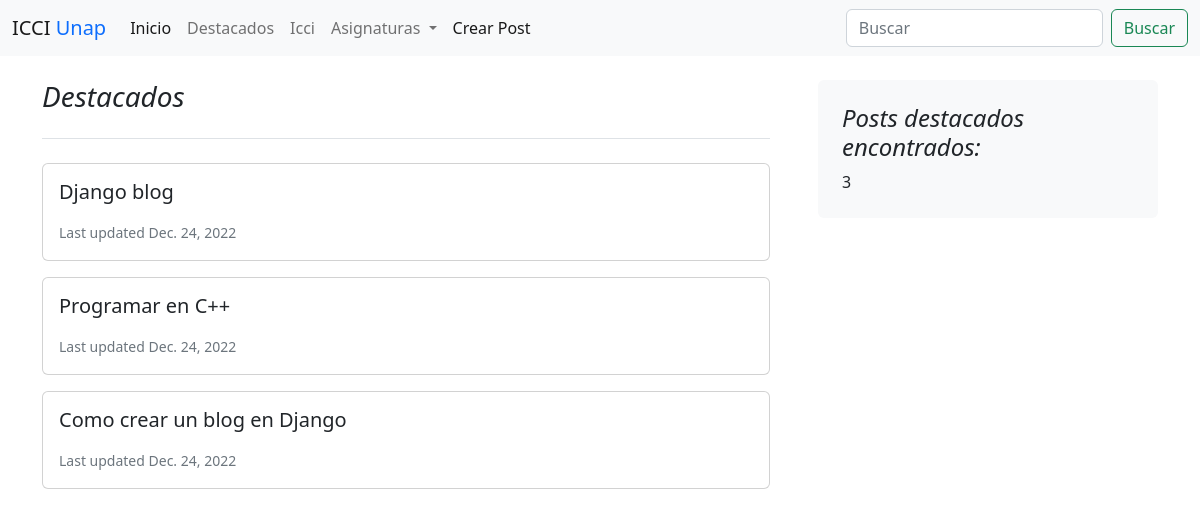
The app's page /featured/, older data.
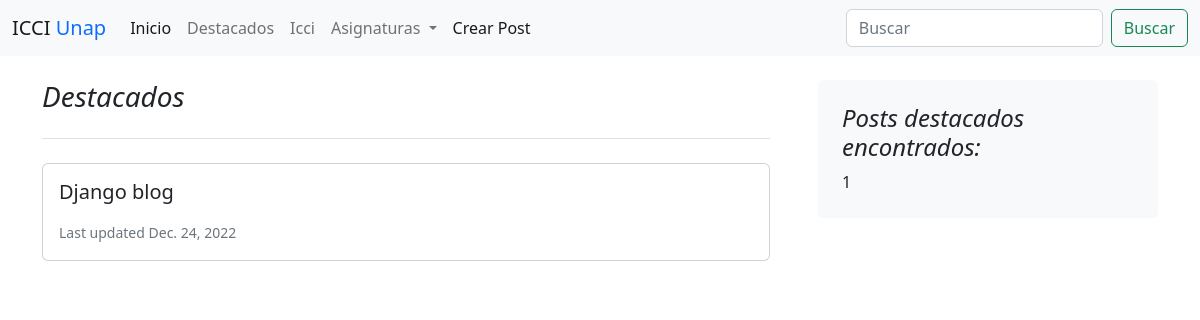
The same page, newer data.
### blogs/models.py (models this page shows, shortened)
class Post(models.Model):
    title=models.CharField(max_length=255)
    date_created=models.DateTimeField(auto_now_add=True)
    content=models.TextField()
    author=models.ForeignKey(settings.AUTH_USER_MODEL, on_delete=models.PROTECT)
    categories=models.ManyToManyField('Category')   #un post puede tener varias categorias y una categoria puede tener muchos post=ManyToManyField
    featured=models.BooleanField(default=False)
    pub_date = models.DateTimeField(default=timezone.now)
    class Meta:
        ordering=["-date_created"]

### blogs/views.py (the view)
# urls.py: path('featured/', views.FeaturedListView.as_view(), name='featured'),
class FeaturedListView(generic.ListView):
    model = Post
    template_name = 'blogs/results.html'
    def get_queryset(self):
        query = Post.objects.filter(featured=True).filter(
            pub_date__lte=timezone.now()
        )
        return query
    def get_context_data(self, **kwargs):
        context = super().get_context_data(**kwargs)
        context['categories'] = Category.objects.all()
        return context

### blogs/templates/blogs/results.html (shortened to what this page needs)
{% extends 'base.html' %}
{% block content %}
<div class="container-xxl bd-gutter mt-3 my-md-4 bd-layout">
    <main class="container">
        <div class="row g-5">
            <div class="col-md-8">
                <h3 class="pb-4 mb-4 fst-italic border-bottom">
                    Destacados
                </h3>
                {% for post in post_list %}
                <div class="card mb-3">
                    <div class="card-body">
                        <h5 class="card-title">{{ post.title }}</h5>
                        <p class="card-text"><small class="text-muted">Last updated {{ post.pub_date.date }}</small></p>
                    </div>
                </div>
                {% endfor %}
            </div>
            <div class="col-md-4">
                <div class="position-sticky" style="top: 2rem;">
                    <div class="p-4 mb-3 bg-light rounded">
                        <h4 class="fst-italic">Posts destacados encontrados:</h4>
                        <p class="mb-0">{{post_list|length}}</p>
                    </div>
                </div>
            </div>
        </div>
    </main>
</div>
{% endblock  %}

Row changes from the older to the newer data that the page shows:
removed Post: title "Programar en C++", pub_date "Dec. 24, 2022"
removed Post: title "Como crear un blog en Django", pub_date "Dec. 24, 2022"
Text that changed along with them:
{{ post_list|length }}: "3" → "1"
